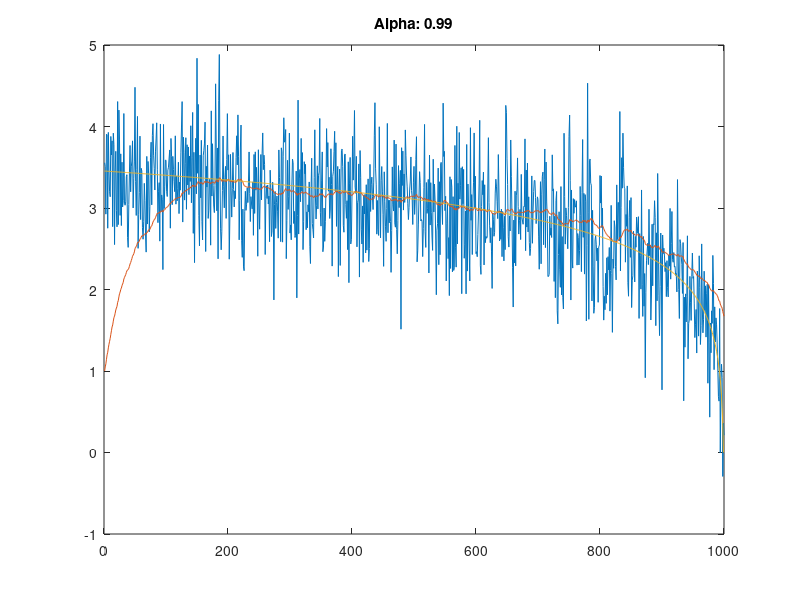

Reproduce this figure in MATLAB.
%% Data Prep
END = 1000;
x=[1:END];
x1=END-x;
bat=log(x1);
bat(END)=0;
Rand=randn(END);
bat=bat+Rand(1,:);
bat=bat/2;
plot(bat)

%% Mean Filter
bat_mean(1) = bat(1);
for i=2:1000
    bat_mean(i) = (i-1)/i*bat_mean(i-1) + bat(i)/i;
end

plot(x,bat,x,bat_mean)

%% Weighted moving mean filter
alpha = 0.98;
bat_mean = [1:1000];
for i=2:1000
    bat_mean(i) = alpha*bat_mean(i-1) + (1-alpha)*bat(i);
end
plot(x,bat,x,bat_mean,x,log(x1)/2)
title('Alpha: 0.99')
